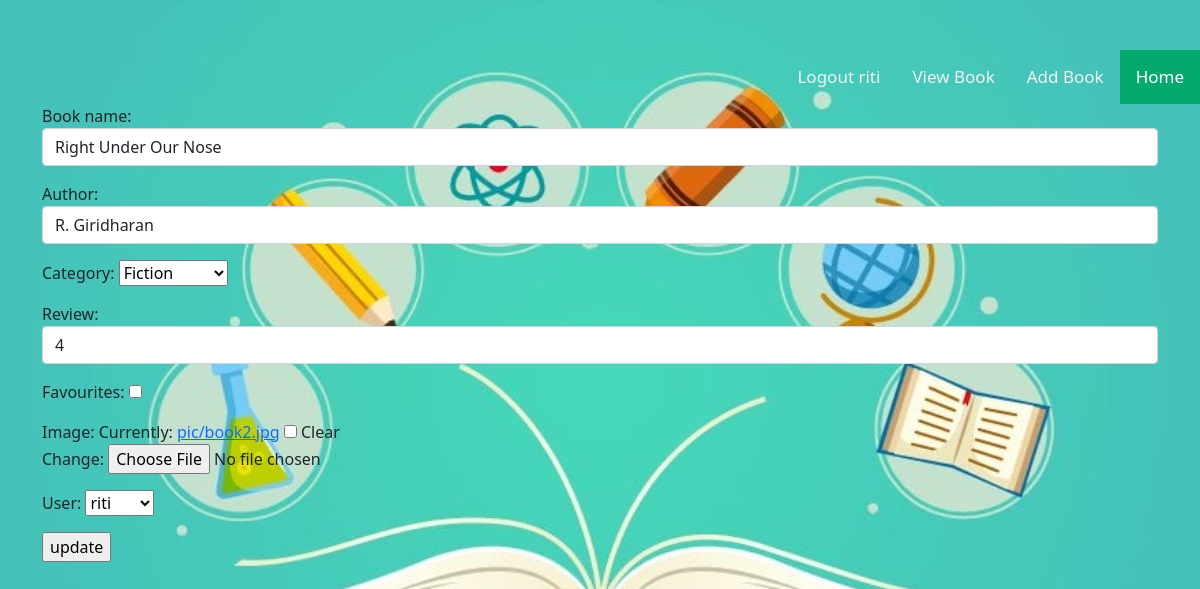
/books/change/6 (signed in), run on the app's committed database.
### book/models.py (models this page shows, shortened)
class books(models.Model):
    CATEGORY = (
        ('Fantasy', 'Fantasy'),
        ('Literary', 'Literary'),
        ('Mystery', 'Mystery'),
        ('Non-Fiction', 'Non-Fiction'),
        ('Science', 'Science'),
        ('Fiction', 'Fiction'),
        ('Thriller', 'Thriller'),
    )
    book_name=models.CharField(max_length=200,unique=True)
    author=models.CharField(max_length=200)
    category=models.CharField(max_length=200,choices=CATEGORY, null=True)
    review = models.IntegerField(null=True)
    favourites = models.BooleanField(default=True)
    image = models.ImageField(upload_to='pic', blank=True)
    user = models.ForeignKey(User, on_delete=models.CASCADE, null=True)

### book/views.py (the view, shortened to what this page needs)
# urls.py: path("books/change/<int:id>",update_book,name="change"),
def update_book(request,id):
    if request.user.is_authenticated:
        book=books.objects.get(id=id)
        form=BookModelForm(instance=book)
        context={}
        context["form"]=form
        return render(request,"book_edit.html",context)
    else:
        return redirect("signin")

### book/forms.py
class BookModelForm(ModelForm):
    category = forms.ChoiceField(choices=CATEGORY)
    class Meta:
        model=books
        fields="__all__"
        widgets={
            "book_name":forms.TextInput(attrs={'class':"form-control"}),
            "author":forms.TextInput(attrs={'class':"form-control"}),
            "category": forms.TextInput(attrs={'class': "form-control"}),
            "review": forms.NumberInput(attrs={'class': "form-control"}),
        }

### book/templates/book_edit.html (shortened to what this page needs)
<!DOCTYPE html>
{%extends 'base.html'%}
{%block   body_block%}
<div class="container">
       <form action="" method="post">
           {{form.as_p}}
           <input type="submit"value="update">
           </form>
</div>
{%endblock%}

### book/templates/base.html (shortened to what this page needs)
<!DOCTYPE html>
{%load static%}
<html lang="en">
<head>
    <link href="https://cdn.jsdelivr.net/npm/bootstrap@5.1.3/dist/css/bootstrap.min.css" rel="stylesheet">
<link rel="stylesheet"href="{%static 'css/style.css'%}">
</head>
<body>
 <div class="topnav">
  <a class="active" href="{%url 'base'%}">Home</a>
   <a href="{%url 'addbook'%}">Add Book</a>
<a href="{%url 'getbook'%}">View Book</a>
     {%if request.user%}
  <a href="{%url 'signout'%}">Logout <span>{{request.user}}</span></a>
        {%endif%}
</div>
{%block body_block%}
{%endblock%}
</body>
</html>

### book/static/css/style.css (style rules this page uses)
.topnav { overflow: hidden; }
.topnav a { float: right; margin-top: 50px; color: #f2f2f2; text-align: center; padding: 14px 16px; text-decoration: none; font-size: 17px; }
.topnav a.active { background-color: #04AA6D; color: white; }
body { width: 100%; height: 400px; background-image: url("../images/Books.jpg"); background-size: 100%; }

### data on the page
books: book_name "Right Under Our Nose", author "R. Giridharan", category "Fiction", review "4", user "riti"

### other printed values
{{ request.user }} "riti"
